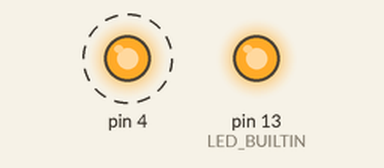
A sketch run on a simulated Arduino Uno, built with avr-gcc and run on an emulated ATmega328P. On the bench: output pins drawn as LEDs (lit = HIGH). Dashed ring = blinking.

Above: at 0.05 s.
Timing chart, 0 to 3.0 s (numbered marks = the images above):
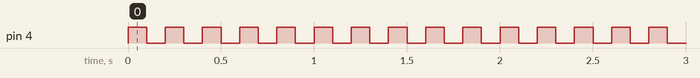

Measured:
- by itself, pin 4: alternates HIGH for 0.10 s and LOW for 0.10 s

The sketch:

pisca_pisca_arduino__c_digo_.ino
```cpp
// C++ code
//
void setup()
{
  pinMode(LED_BUILTIN, OUTPUT);
  pinMode(4, OUTPUT);

  digitalWrite(LED_BUILTIN, HIGH);
}

void loop()
{
  digitalWrite(4, HIGH);
  delay(100); // Wait for 100 millisecond(s)
  digitalWrite(4, LOW);
  delay(100); // Wait for 100 millisecond(s)
}
```
